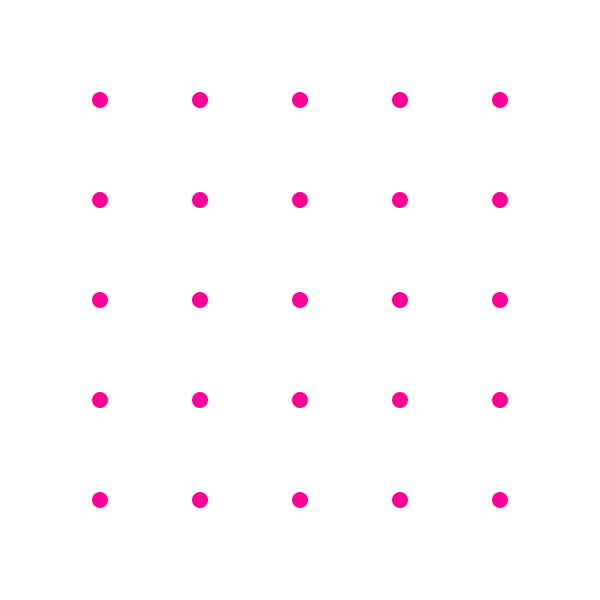
Frame 1 (no input)
Frame 60 (the mouse pressed at the canvas centre just before this capture): identical to frame 1, image omitted
Frame 120 (the mouse held since frame 60 and released just before this capture): identical to frame 1, image omitted

The Processing sketch that drew this single still picture (run headless with seeded random() and noise(); from frame 60 on, the mouse is pressed at the canvas centre):

// Processing sketch: sketch_3_4_Spinning_wheel
// ── sketch_3_4_Spinning_wheel.pde
Ball[] b = new Ball[25];

void setup() {

  size(600, 600);
  background(255);
  smooth();
  
  for (int i = 1; i < 6; i++) {
    for (int j = 1; j < 6; j++) {
      
      b[i] = new Ball(i * 100, j * 100, 75, 0);
    }
  }
  
}

void draw() { 

  background(255);  

  for (int i = 1; i < 6; i++) {
    for (int j = 1; j < 6; j++) {

      b[i] = new Ball(i * 100, j * 100, b[i].r, b[i].theta);

      b[i].update();
      b[i].display();
    }
  }
  
}


// ── ball.pde
class Ball {

  float x;
  float y;
  float r = 75;      // Magnitude / length
  float theta = 0.5;   // Angle (expressed in equations
  // using Theta symbol)

  Ball (float x_, float y_, float r_, float theta_) {

    x = x_;
    y = y_;
    r = r_;
    theta = theta_;
  }

  void update(){    
    float x = r * cos(theta);
    float y = r * sin(theta);

    theta += 0.01;
  }

  void display() {

    noStroke();
    fill(255, 0, 150);
    ellipse(x, y, 16, 16);
  }
}
